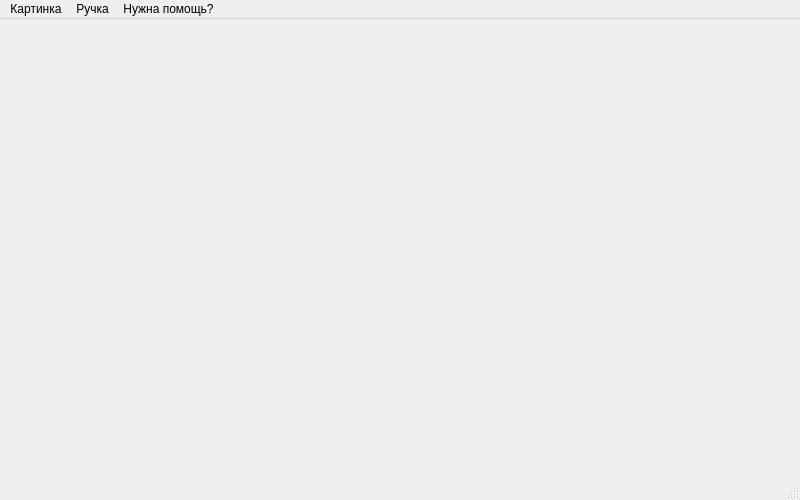
<?xml version="1.0" encoding="UTF-8"?>
<ui version="4.0">
 <class>MainWindow</class>
 <widget class="QMainWindow" name="MainWindow">
  <property name="geometry">
   <rect>
    <x>0</x>
    <y>0</y>
    <width>800</width>
    <height>500</height>
   </rect>
  </property>
  <property name="windowTitle">
   <string>Пэинт</string>
  </property>
  <widget class="QWidget" name="centralwidget">
   <layout class="QGridLayout" name="gridLayout"/>
  </widget>
  <widget class="QMenuBar" name="menubar">
   <property name="geometry">
    <rect>
     <x>0</x>
     <y>0</y>
     <width>800</width>
     <height>21</height>
    </rect>
   </property>
   <widget class="QMenu" name="menuFile">
    <property name="title">
     <string>Картинка</string>
    </property>
    <addaction name="actionOpen"/>
    <addaction name="actionSave"/>
   </widget>
   <widget class="QMenu" name="menuEdit">
    <property name="title">
     <string>Ручка</string>
    </property>
    <addaction name="actionColor"/>
    <addaction name="actionWidth"/>
   </widget>
   <widget class="QMenu" name="menuHelp">
    <property name="title">
     <string>Нужна помощь?</string>
    </property>
    <addaction name="actionAbout_Qt"/>
   </widget>
   <addaction name="menuFile"/>
   <addaction name="menuEdit"/>
   <addaction name="menuHelp"/>
  </widget>
  <widget class="QStatusBar" name="statusbar"/>
  <action name="actionOpen">
   <property name="text">
    <string>Открыть</string>
   </property>
  </action>
  <action name="actionSave">
   <property name="text">
    <string>Сохранить</string>
   </property>
  </action>
  <action name="actionColor">
   <property name="text">
    <string>Цвет</string>
   </property>
  </action>
  <action name="actionWidth">
   <property name="text">
    <string>Толщина</string>
   </property>
  </action>
  <action name="actionAbout_Qt">
   <property name="text">
    <string>About Qt</string>
   </property>
  </action>
 </widget>
 <resources/>
 <connections/>
</ui>
